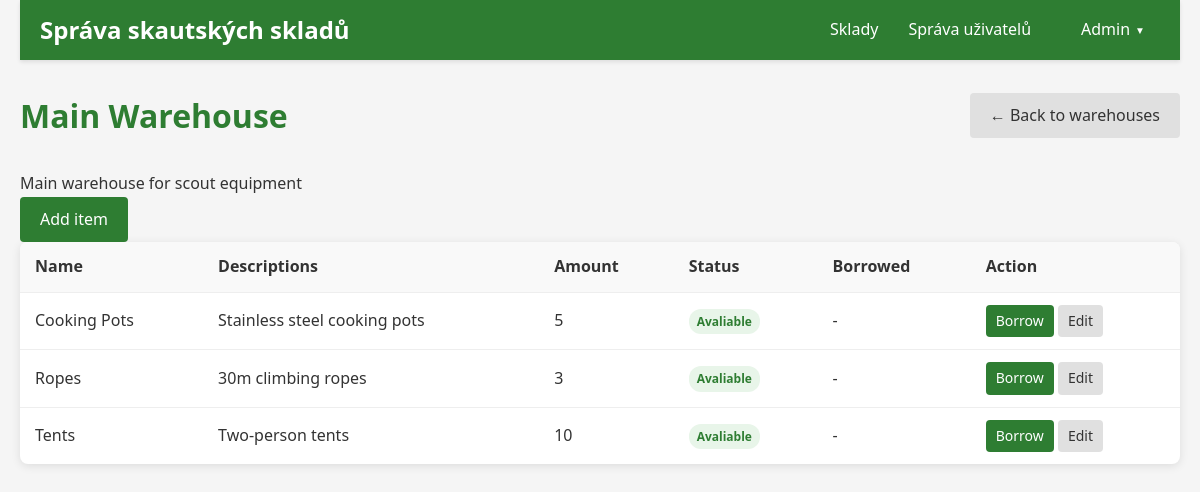
The app's page /warehouse.php?id=1 (signed in) with its own data.
### tables this page shows
CREATE TABLE warehouses (
    id INT AUTO_INCREMENT PRIMARY KEY,
    name VARCHAR(100) NOT NULL,
    location VARCHAR(255) NOT NULL,
    description TEXT,
    created_by INT,
    created_at TIMESTAMP DEFAULT CURRENT_TIMESTAMP,
    FOREIGN KEY (created_by) REFERENCES users(id) ON DELETE SET NULL
);

CREATE TABLE items (
    id INT AUTO_INCREMENT PRIMARY KEY,
    warehouse_id INT NOT NULL,
    name VARCHAR(100) NOT NULL,
    description TEXT,
    quantity INT NOT NULL DEFAULT 1,
    is_borrowed TINYINT(1) DEFAULT 0,
    borrowed_by INT DEFAULT NULL,
    borrowed_at TIMESTAMP NULL DEFAULT NULL,
    created_by INT,
    created_at TIMESTAMP DEFAULT CURRENT_TIMESTAMP,
    division_id INT,
    FOREIGN KEY (warehouse_id) REFERENCES warehouses(id) ON DELETE CASCADE,
    FOREIGN KEY (borrowed_by) REFERENCES users(id) ON DELETE SET NULL,
    FOREIGN KEY (created_by) REFERENCES users(id) ON DELETE SET NULL,
    FOREIGN KEY (division_id) REFERENCES divisions(id) ON DELETE SET NULL
);

### warehouse.php (the view, shortened to what this page needs)
<?php
require_once 'config/database.php';
$warehouse_id = $_GET['id'];
$user_id = $_SESSION['user_id'];
$is_admin = isset($_SESSION['is_admin']) && $_SESSION['is_admin'] ? true : false;
$stmt = $pdo->prepare("SELECT * FROM warehouses WHERE id = ?");
$stmt->execute([$warehouse_id]);
$warehouse = $stmt->fetch();
$stmt = $pdo->prepare("
    SELECT i.*, u.name as borrower_name, u.id as borrower_id
    FROM items i
    LEFT JOIN users u ON i.borrowed_by = u.id
    WHERE i.warehouse_id = ?
    ORDER BY i.name
");
$stmt->execute([$warehouse_id]);
$items = $stmt->fetchAll();
?>
<!DOCTYPE html>
<html lang="cs">
<head>
    <link rel="stylesheet" href="css/style.css">
</head>
<body>
    <div class="container">
        <?php include 'includes/header.php'; ?>
        <div class="content">
            <div class="page-header">
                <h1><?php echo htmlspecialchars($warehouse['name']); ?></h1>
                <a href="index.php" class="btn btn-secondary">← Back to warehouses</a>
            </div>
            <p><?php echo htmlspecialchars($warehouse['description']); ?></p>
            <div class="action-buttons">
                <a href="add_item.php?warehouse_id=<?php echo $warehouse_id; ?>" class="btn btn-primary">Add item</a>
            </div>
            <?php if(count($items) > 0): ?>
                <div class="items-table-container">
                    <table class="items-table">
                        <thead>
                            <tr>
                                <th>Name</th>
                                <th>Descriptions</th>
                                <th>Amount</th>
                                <th>Status</th>
                                <th>Borrowed</th>
                                <th>Action</th>
                            </tr>
                        </thead>
                        <tbody>
                            <?php foreach($items as $item): ?>
                                <tr>
                                    <td><?php echo htmlspecialchars($item['name']); ?></td>
                                    <td><?php echo htmlspecialchars($item['description']); ?></td>
                                    <td><?php echo $item['quantity']; ?></td>
                                    <td>
                                        <?php if($item['is_borrowed']): ?>
                                            <span class="status-borrowed">Borrowed</span>
                                        <?php else: ?>
                                            <span class="status-available">Avaliable</span>
                                        <?php endif; ?>
                                    </td>
                                    <td>
                                        <?php if($item['is_borrowed']): ?>
                                            <?php echo htmlspecialchars($item['borrower_name']); ?><br>
                                            <small><?php echo date('d.m.Y H:i', strtotime($item['borrowed_at'])); ?></small>
                                        <?php else: ?>
                                            -
                                        <?php endif; ?>
                                    </td>
                                    <td>
                                        <?php if($item['is_borrowed']): ?>
                                            <?php if($item['borrower_id'] == $user_id || $is_admin): ?>
                                                <a href="return_item.php?id=<?php echo $item['id']; ?>" class="btn btn-small btn-success">Return</a>
                                            <?php endif; ?>
                                        <?php else: ?>
                                            <a href="borrow_item.php?id=<?php echo $item['id']; ?>" class="btn btn-small btn-primary">Borrow</a>
                                        <?php endif; ?>
                                        <a href="edit_item.php?id=<?php echo $item['id']; ?>" class="btn btn-small btn-secondary">Edit</a>
                                    </td>
                                </tr>
                            <?php endforeach; ?>
                        </tbody>
                    </table>
                </div>
            <?php else: ?>
                <div class="empty-state">
                    <p>There are no items in this warehouse yet.</p>
                </div>
            <?php endif; ?>
        </div>
    </div>
</body>
</html>

### includes/header.php (shortened to what this page needs)
<header class="main-header">
    <div class="header-content">
        <div class="logo">
            <a href="index.php">Správa skautských skladů</a>
        </div>
        <nav class="main-nav">
            <ul>
                <li><a href="index.php">Sklady</a></li>
                <?php if(isset($_SESSION['is_admin']) && $_SESSION['is_admin']): ?>
                    <li><a href="admin/index.php">Správa uživatelů</a></li>
                <?php endif; ?>
            </ul>
        </nav>
        <?php if(isset($_SESSION['user_id'])): ?>
            <div class="user-menu">
                <div class="user-dropdown">
                    <a href="#" class="user-menu-toggle">
                        <?php echo htmlspecialchars($_SESSION['user_name'] ?? $_SESSION['user_email']); ?>
                        <span class="dropdown-arrow">▼</span>
                    </a>
                </div>
            </div>
        <?php endif; ?>
    </div>
</header>

### css/style.css (style rules this page uses)
* { margin: 0; padding: 0; box-sizing: border-box; }
body { font-family: 'Segoe UI', Tahoma, Geneva, Verdana, sans-serif; line-height: 1.6; color: #333; background-color: #f5f5f5; }
.container { max-width: 1200px; margin: 0 auto; padding: 0 20px; }
a { color: #2e7d32; text-decoration: none; }
.main-header { background-color: #2e7d32; color: white; padding: 0; box-shadow: 0 2px 4px rgba(0, 0, 0, 0.1); }
.header-content { display: flex; justify-content: space-between; align-items: center; max-width: 1200px; margin: 0 auto; padding: 0 20px; height: 60px; }
.logo a { color: white; font-size: 1.5rem; font-weight: bold; text-decoration: none; }
.main-nav { display: flex; margin-left: auto; }
.main-nav ul { display: flex; list-style: none; }
.main-nav li { margin: 0; }
.main-nav a { color: white; text-decoration: none; padding: 20px 15px; display: block; transition: background-color 0.2s; }
.user-menu { margin-left: 20px; }
.user-dropdown { position: relative; }
.user-menu-toggle { display: flex; align-items: center; color: white; text-decoration: none; padding: 20px 15px; cursor: pointer; transition: background-color 0.2s; }
.dropdown-arrow { font-size: 10px; margin-left: 5px; }
.content { padding: 30px 0; }
.page-header { display: flex; justify-content: space-between; align-items: center; margin-bottom: 30px; }
.page-header h1 { font-size: 2rem; color: #2e7d32; }
.btn { display: inline-block; padding: 10px 20px; border: none; border-radius: 4px; font-size: 1rem; cursor: pointer; text-decoration: none; text-align: center; transition: background-color 0.3s; }
.btn-primary { background-color: #2e7d32; color: white; }
.btn-secondary { background-color: #e0e0e0; color: #333; }
.btn-small { padding: 5px 10px; font-size: 0.875rem; }
.items-table-container { background-color: white; border-radius: 8px; box-shadow: 0 2px 10px rgba(0, 0, 0, 0.1); overflow: hidden; }
.items-table { width: 100%; border-collapse: collapse; }
.items-table th, .items-table td { padding: 12px 15px; text-align: left; border-bottom: 1px solid #eee; }
.items-table th { background-color: #f9f9f9; font-weight: 600; }
.items-table tr:last-child td { border-bottom: none; }
.status-available, .status.available { display: inline-block; padding: 3px 8px; background-color: #e8f5e9; color: #2e7d32; border-radius: 12px; font-size: 0.75rem; font-weight: 600; }

### records on screen
warehouses: name "Main Warehouse", description "Main warehouse for scout equipment"
items: name "Cooking Pots", description "Stainless steel cooking pots", quantity "5", is_borrowed "Avaliable"
items: name "Ropes", description "30m climbing ropes", quantity "3", is_borrowed "Avaliable"
items: name "Tents", description "Two-person tents", quantity "10", is_borrowed "Avaliable"

### other values on screen
$_SESSION['user_name'] "Admin"
